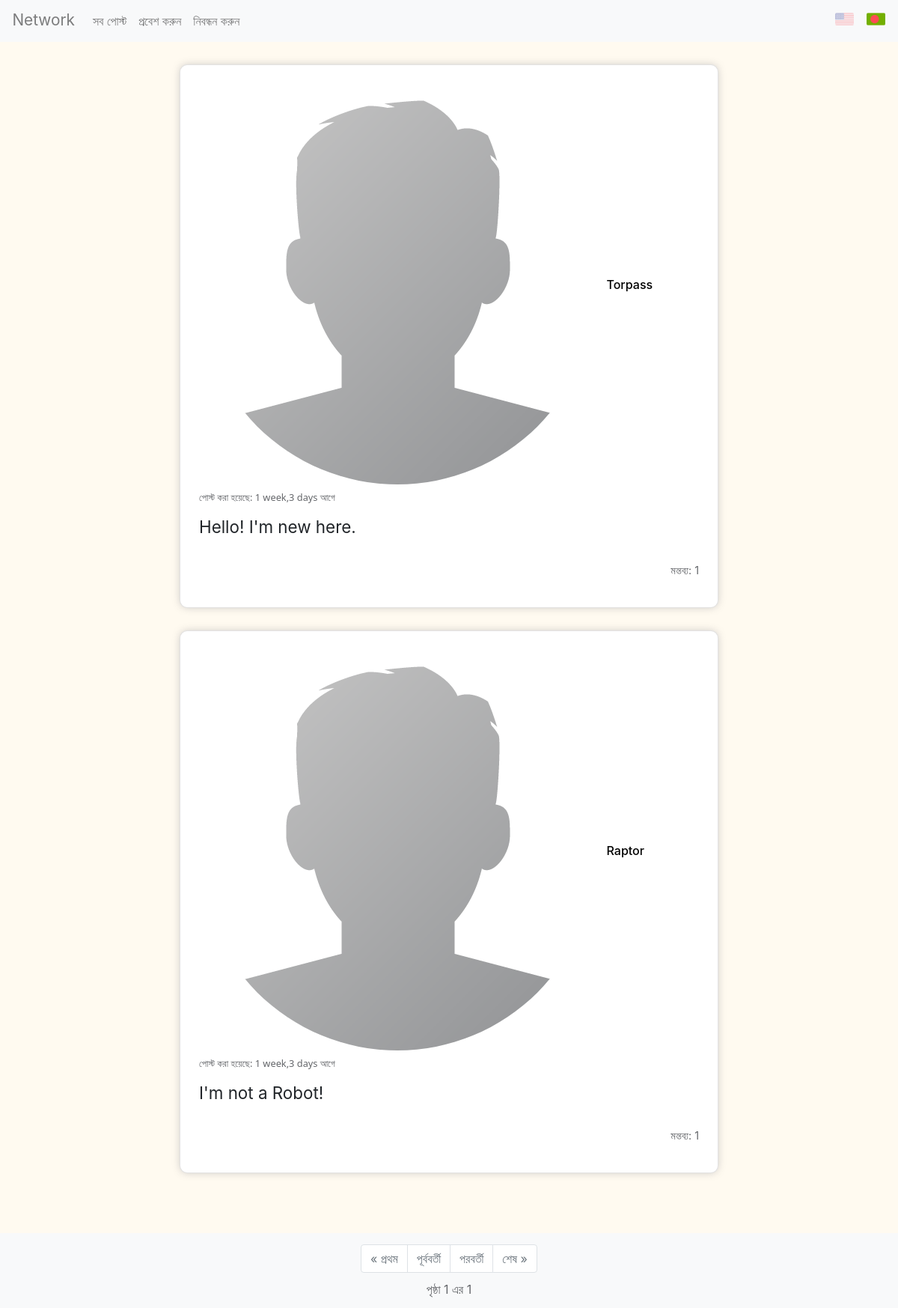
The page / on the database its author committed.
### network/models.py (models this page shows, shortened)
class UpPost(models.Model):
    user = models.ForeignKey(User, on_delete=models.CASCADE, verbose_name="posted by", related_name="posts")
    content = models.TextField(blank=False)
    date = models.DateTimeField(auto_now_add=True, null=False, blank=True, verbose_name="posted on")
    class Meta:
        verbose_name="post"
        verbose_name_plural = "posts"

class User(AbstractUser):
    pass

class Profile(models.Model):
    user = models.OneToOneField(User, on_delete=models.CASCADE, related_name="profile")
    name = models.CharField(max_length=120, blank=True, null=True)
    dob = models.DateField(blank=True, null=True)
    country = CountryField(blank= True, null=True)
    img = models.ImageField(default="pro_pics/default.png", upload_to="pro_pics")
    about = models.TextField(blank=True, null=True)

### network/views.py (the view)
# urls.py: path("", views.index, name="index"),
def index(request):
    alls = UpPost.objects.order_by("-date").all()
    paginator = Paginator(alls, 10)
    page_num = request.GET.get('page')
    page_obj = paginator.get_page(page_num)
    return render(request, "network/index.html", {"post_form": ProcPost(), "comment_form": ProcComment(auto_id=False), "page_obj": page_obj, "availability":True})

### network/templates/network/index.html (shortened to what this page needs)
{% extends "network/layout.html" %}
{% load static %}
{% load i18n %}
{% block body %}
    {% for post in page_obj.object_list %}
        {% include "network/posts.html" %}
    {% empty %}
        <div class="empty-post">
            {% trans "No posts here." %}
        </div>
    {% endfor %}
    {% include "network/paginator.html" %}
{% endblock %}

### network/templates/network/posts.html (shortened to what this page needs)
{% load react_type %}
{% load i18n %}
<div class="post-comment-element">
    <div class="post" id='post_{{ post.id }}'>
        <div class="post-user">
            <img class="round-pic post-pro-pic" src="{{ post.user.profile.img.url }}" title={{ post.user }} alt="profile picture">
            <a href="{% url 'profile' id=post.user.id %}">{{ post.user }}</a>
        </div>
        <div class="post-date">
            {% trans "Posted: " %} {{post.date|timesince}} {% trans "ago" %}
        </div>
        <div class="content post-content short">
            {{ post.content }}
        </div>
        <div class="react-data">
            <ul class="emoji-list">
            </ul>
        </div>
        <div class="comment-data">
            <span class="comment-count">{% trans "Comments: " %} {{post.comments.all.count}}</span>
        </div>
    </div>
</div>

### network/static/network/styles.css (style rules this page uses)
:root { --secondary-text: rgb(101, 103, 107); --secondary-text-family: "Segoe UI", Helvetica, Arial, sans-serif; --hover-color: rgba(128, 128, 128, 0.15); }
html { position: relative; min-height: 100%; }
body { background-color: floralwhite; margin: 0 0 180px; }
.round-pic { border-radius: 50%; object-fit: cover; }
.post-comment-element { margin: 30px auto; max-width: 40%; padding: 5px; border-radius: 10px; border: 1px solid #cac7c785; background-color: white; box-shadow: 0px 0px 12px -2px rgba(173,173,173,0.8); }
.post { margin: 0px auto; padding: 25px 20px 15px 20px; }
.post { display: grid; grid-template-columns: repeat(12, 1fr); grid-template-rows: repeat(3, minmax(40px, auto)) minmax(0px, auto) minmax(40px, auto) minmax(0px, auto); }
.post-user { grid-column: 1/12; grid-row: 1/2; }
.post-date { grid-column: 1/13; grid-row: 2/3; }
.post-content { grid-column: 1/13; grid-row: 3/4; }
.post .react-data { grid-column: 1/7; grid-row: 5/6; }
.comment-data { grid-column: 7/13; grid-row: 5/6; }
.post-user a { padding-left: 10px; font-weight: 500; color: black; }
.post-date { align-self: top; font-family: var(--secondary-text-family); font-size: 0.8em; font-weight: 350; padding-top: 8px; color: var(--secondary-text) }
.post-content { padding-bottom: 30px; font-size: 1.4em; }
.content { max-height: none; line-height: 1.5em; overflow-wrap: break-word; overflow: hidden; }
.content.short { max-height: 120px; }
.post .react-data { align-self: top; }
.emoji-list { display: inline; }
.comment-data { align-self: top; justify-self: end; font-size: 0.9em; font-weight: 380; color: var(--secondary-text); }
@media screen and (max-width: 1500px) { .post-comment-element, .post-form-cont { max-width: 50%; } }
@media screen and (max-width: 1200px) { .post-comment-element, .post-form-cont { max-width: 60%; } }

### rows shown on the page
UpPost: user.profile.img (placeholder picture), user "Torpass", date "1 week,3 days", content "Hello! I'm new here.", comments.all.count "1"
UpPost: user.profile.img (placeholder picture), user "Raptor", date "1 week,3 days", content "I'm not a Robot!", comments.all.count "1"

### other values the page prints
{{ page_obj.number }} "1"
{{ page_obj.paginator.num_pages }} "1"
